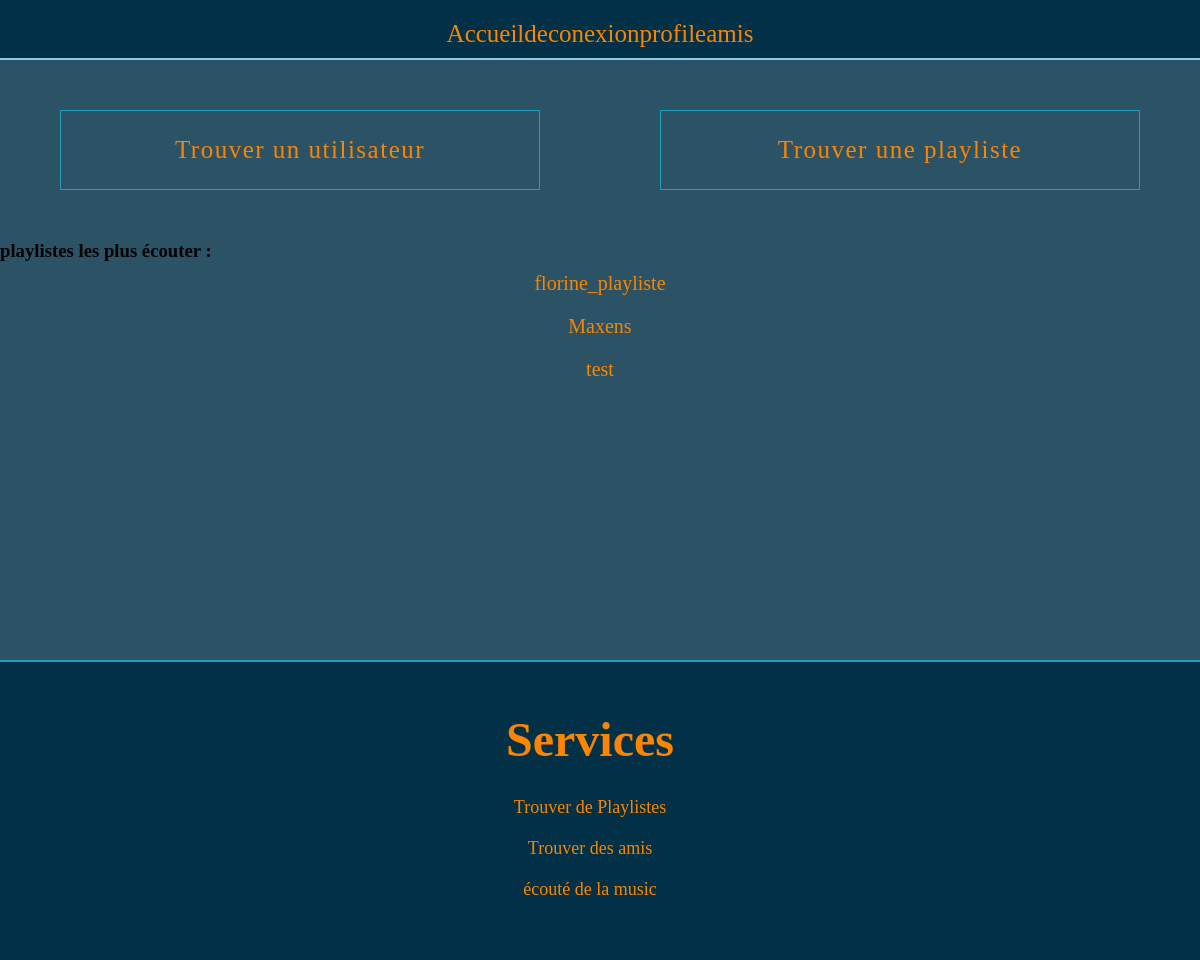
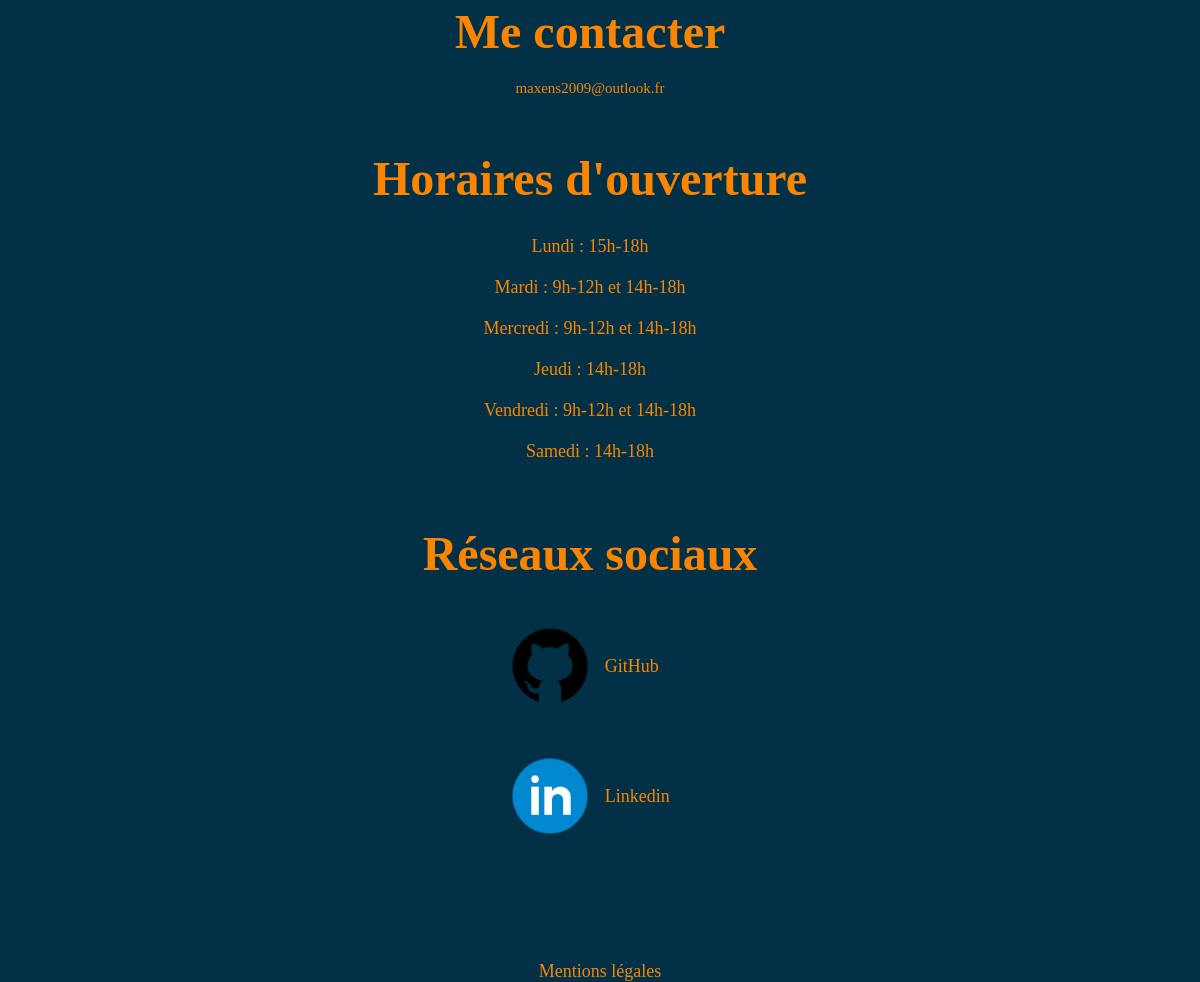
Screenshot of /index (signed in) with the database file from the repository (2 pictures, top to bottom).
### tables this page shows
CREATE TABLE `playlist` (
  `idPlaylist` int NOT NULL AUTO_INCREMENT,
  `Labelle` varchar(100) NOT NULL,
  `User` int NOT NULL,
  PRIMARY KEY (`idPlaylist`),
  KEY `playlist_FK` (`User`),
  CONSTRAINT `playlist_FK` FOREIGN KEY (`User`) REFERENCES `users` (`IdUser`)
);

### php/requetes.php (called while the page is built, shortened)
<?php
  function return_playlist_by_id() {
    $pdo = connexion_bdd();
    $sql="select Labelle from playlist
    where User = ?;";
    $stmt=$pdo->prepare($sql);
    $stmt->execute(array($_SESSION["id"]));
    return $stmt;
  }
  function return_playlist() {
    $pdo = connexion_bdd();
    $sql="select Labelle from playlist;";
    $stmt=$pdo->prepare($sql);
    $stmt->execute();
    return $stmt;
  }
?>

### index.php (the view, shortened to what this page needs)
<?php
    require("php/requetes.php");
?>
<!DOCTYPE html>
<html lang="fr">
<head>
    <link rel="stylesheet" href="css/index.css">
    <link rel="stylesheet" href="css/navFooter.css">
    <link rel="stylesheet" href="https://cdnjs.cloudflare.com/ajax/libs/normalize/5.0.0/normalize.min.css">
</head>
<nav>
    <div class="main-navlinks">
        <div class="navlinks-container">
            <a href="index" aria-current="main">Accueil</a>
            <?php
            if(empty($_SESSION["id"])) {
            ?>
            <a href="php/login" aria-current="conexion">Conexion</a>
            <?php
            } else {
            ?>
            <a href="php/deconexion" aria-current="deconexion">deconexion</a>
            <a href="php/<?= $_SESSION["role"] ?>" aria-current="profile">profile</a>
            <?php
            }
            ?>
            <a href="php/amis" aria-current="ajout d'amis">amis</a>
        </div>
    </div>
</nav>
<body>
    <section class="section-btn">
        <div class="btn-search">
            <a href="php/find_user">Trouver un utilisateur</a>
        </div>
        <div class="btn-search">
            <a href="php/find_playliste">Trouver une playliste</a>
        </div>
    </section>
    <section class="section-affPlayliste">
        <h3>playlistes les plus écouter :</h3>
        <?php
        if(!empty($_SESSION["id"])) {
        $in_liste = array();
        $return_playlist_by_id = return_playlist_by_id();
        $aff_playlist = $return_playlist_by_id->fetchAll();
        foreach($aff_playlist as $res) {
            array_push($in_liste, $res["Labelle"]);
        ?>
        <div class="aff-playlist">
            <a href="php/playlist.php?playlist=<?= $res["Labelle"] ?>"><?= $res["Labelle"] ?></a>
        </div>
        <?php }} ?>
        <?php
        $return_playlist = return_playlist();
        $aff_playlist = $return_playlist->fetchAll();
        foreach($aff_playlist as $res) {
            if(!in_array($res["Labelle"], $in_liste)) {
        ?>
        <div class="aff-playlist">
            <a href="php/playlist.php?playlist=<?= $res["Labelle"] ?>"><?= $res["Labelle"] ?></a>
        </div>
        <?php }} ?>
    </section>
</body>
<footer>
        <div class="content-footer">
            <div class="bloc footer-services">
                <center>
                    <h3>Services</h3>
                    <ul class="services-list">
                        <li><span class="span-footer"><a>Trouver de Playlistes</a></span></li>
                        <li><span class="span-footer"><a>Trouver des amis</a></span></li>
                        <li><span class="span-footer"><a>écouté de la music</a></span></li>
                    </ul>
                </center>
            </div>
            <div class="bloc footer-contact" id="contact">
                <center>
                    <h3>Me contacter</h3>
                    <a href="mailto: maxens2009@outlook.fr">maxens2009@outlook.fr</a>
                </center>
            </div>
            <div class="bloc footer-schedule">
                <center>
                    <h3>Horaires d'ouverture</h3>
                    <ul class="schedule-list">
                        <li><span class="span-footer">Lundi : 15h-18h</span></li>
                        <li><span class="span-footer">Mardi : 9h-12h et 14h-18h</span></li>
                        <li><span class="span-footer">Mercredi : 9h-12h et 14h-18h</span></li>
                        <li><span class="span-footer">Jeudi : 14h-18h</span></li>
                        <li><span class="span-footer">Vendredi : 9h-12h et 14h-18h</span></li>
                        <li><span class="span-footer">Samedi : 14h-18h</span></li>
                    </ul>
                </center>
            </div>
            <div class="bloc footer-medias">
                <center>
                    <h3>Réseaux sociaux</h3>
                    <ul class="media-list">
                        <li><a href="https://github.com/Naxem" target="_blank">
                            <img src="ressources/images/logo_github.png" alt="logo github">
                            GitHub</a>
                        </li>
                        <li><a href="https://linkedin.com/in/maxens-telle-99a43a265" target="_blank">
                            <img src="ressources/images/logo_linkedin.png" alt="logo linkedin">
                            Linkedin</a>
                        </li>
                    </ul>
                </center>
            </div>
        </div>
        <div class="mentionLegal">
            <center>
                <a href="mentionLegal">Mentions légales</a>
            </center>
        </div>
</footer>
</html>

### css/index.css (style rules this page uses)
:root { --color-bleu: #8ECAE6; --color-bleu2: #219EBC; --color-black-Bleu: #023047; --color-black-Bleu2:rgba(2, 48, 71, 0.830); --color-yellow: #FFB703; --color-orange: #FB8500; }
body { background-color: var(--color-black-Bleu2); }
.btn-search a { color: var(--color-orange); text-decoration: none; cursor: pointer; font-size: 25px; letter-spacing: 1.5px; }
.btn-search { display: flex; border: solid 1px var(--color-bleu2); justify-content: center; align-items: center; width: 40%; height: 80px; margin: 50px auto; }
.section-btn { display: flex; justify-content: center; align-items: center; width: 100%; }
.section-affPlayliste { width: 100%; height: 300px; flex-direction: column; }
.aff-playlist { margin: auto; display: flex; justify-content: center; align-items: center; flex-direction: row; padding: 10px; }
.aff-playlist a { font-size: 20px; text-decoration: none; color: var(--color-orange); }

### css/navFooter.css (style rules this page uses)
:root { --color-bleu: #8ECAE6; --color-bleu2: #219EBC; --color-black-Bleu: #023047; --color-yellow: #FFB703; --color-orange: #FB8500; }
* , *::before, *::after { margin: 0; padding: 0; box-sizing: border-box; cursor: default; scrollbar-width: thin; scroll-behavior: smooth; -webkit-user-select: none; -webkit-touch-callout: none; -moz-user-select: none; -ms-user-select: none; user-select: none; }
nav { width: 100%; height: 60px; display: flex; justify-content: center; align-items: center; background: var(--color-black-Bleu); border-bottom: 2px solid var(--color-bleu); }
.navlinks-container a { margin: auto; font-size: 25px; text-decoration: none; color: var(--color-orange); margin-top: 10px; }
.navlinks-container { display: flex; justify-content: center; align-items: center; flex-direction: row; }
footer { margin-top: 10%; border-top: 2px solid var(--color-bleu2); width: 100%; background: var(--color-black-Bleu); color: var(--color-orange); }
.content-footer { width: 90%; display: flex; justify-content: center; align-items: flex-start; flex-direction: row; padding: 50px 0 100px; }
.bloc { flex-grow: 1; }
.span-footer { white-space: pre; }
.footer-contact h3, .footer-services h3, .footer-schedule h3, .footer-medias h3 { font-size: max(1.5vw, 25px); padding-bottom: 20px; white-space: pre; margin-left: 100px; }
.footer-contact a, .footer-services li, .footer-schedule li, .footer-medias li { font-size: max(1vw, 15px); padding: 10px 0; margin-left: 100px; }
.footer-contact a { text-decoration: none; color: var(--color-orange); }
.services-list, .schedule-list, .media-list { list-style-type: none; }
.services-list a { text-decoration: none; color: var(--color-orange); }
.media-list img { width: 90px; margin: 10px 10px; }
.media-list a { text-decoration: none; color: var(--color-orange); display: flex; align-items: center; font-size: max(1vw, 15px); margin-left: 6vw; }
.mentionLegal a { color: var(--color-orange); text-decoration: none; font-size: max(1vw, 15px); }
@media screen and (max-width: 1220px) { .content-footer { display: flex; flex-direction: column; align-items: center; justify-content: center; } }
@media screen and (max-width: 1220px) { .footer-contact, .footer-schedule, .footer-services { margin-bottom: 5%; } }
@media screen and (max-width: 1220px) { .footer-services h3, .footer-medias h3, .footer-schedule h3, .footer-contact h3 { font-size: max(4vw, 35px); } }
@media screen and (max-width: 1220px) { .footer-services li, .footer-medias a, .footer-schedule li, .footer-contact p, .mentionLegal a { font-size: max(1.5vw, 15px); } }

### rows the page displays
playlist: Labelle "florine_playliste"
playlist: Labelle "Maxens"
playlist: Labelle "test"
